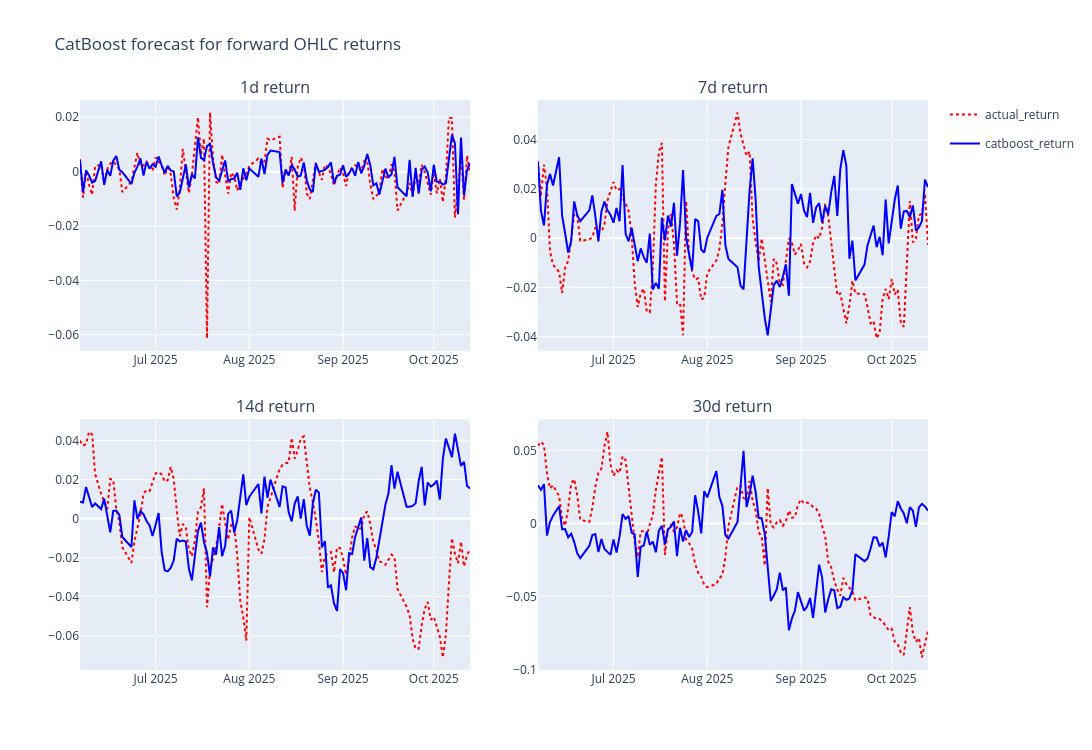

The notebook cell saved with this chart:
### Markdown cell above
# Прогнозирование доходности catboost

### Code cell
from catboost import CatBoostRegressor
import optuna

from sklearn.metrics import mean_absolute_error, mean_squared_error
from sklearn.model_selection import TimeSeriesSplit

try:
    from IPython.display import display
except ImportError:
    def display(obj):
        print(obj)

optuna.logging.set_verbosity(optuna.logging.INFO)


def return_smape(y_true, y_pred, eps=1e-12):
    y_true = np.asarray(y_true, dtype=float)
    y_pred = np.asarray(y_pred, dtype=float)
    denom = np.abs(y_true) + np.abs(y_pred) + eps
    return np.mean(200.0 * np.abs(y_pred - y_true) / denom)


def add_return_metrics(name, y_true, y_pred, df_metrics):
    y_true = np.asarray(y_true, dtype=float)
    y_pred = np.asarray(y_pred, dtype=float)
    df_metrics.loc[name] = [
        mean_squared_error(y_true, y_pred),
        mean_absolute_error(y_true, y_pred),
        return_smape(y_true, y_pred),
    ]


def build_return_dataset(df, horizon, window, lag, split_date):
    df = df.sort_values("begin").reset_index(drop=True).copy()

    X, _, timestamp = make_tsfresh_supervised(
        df,
        time_col="begin",
        target_col="ohlc",
        value_cols=("close", "volume"),
        window=window,
        horizon=horizon,
        lag=lag,
        n_jobs=8,
    )

    forward_return = df["ohlc"].shift(-horizon) / df["ohlc"] - 1.0
    y = pd.Series(
        forward_return.loc[X.index].to_numpy(),
        index=X.index,
        name=f"ohlc_return_t+{horizon}",
    )

    valid_mask = y.notna() & timestamp.notna()
    X = X.loc[valid_mask].copy()
    y = y.loc[valid_mask].copy()
    timestamp = timestamp.loc[valid_mask].copy()

    split_date = pd.Timestamp(split_date)
    split_index = timestamp.index[timestamp == split_date][0]
    split_pos = timestamp.index.get_loc(split_index)

    return {
        "X": X,
        "y": y,
        "timestamp": timestamp,
        "X_train": X.iloc[:split_pos].copy(),
        "X_test": X.iloc[split_pos:].copy(),
        "y_train": y.iloc[:split_pos].copy(),
        "y_test": y.iloc[split_pos:].copy(),
        "ts_train": timestamp.iloc[:split_pos].copy(),
        "ts_test": timestamp.iloc[split_pos:].copy(),
    }


def make_catboost_objective(X_train, y_train, splitter):
    def objective(trial):
        params = {
            "depth": trial.suggest_int("depth", 4, 10),
            "iterations": trial.suggest_int("iterations", 300, 1200),
            "learning_rate": trial.suggest_float("learning_rate", 0.01, 0.2, log=True),
            "l2_leaf_reg": trial.suggest_float("l2_leaf_reg", 1.0, 20.0, log=True),
            "random_strength": trial.suggest_float("random_strength", 0.0, 10.0),
            "bagging_temperature": trial.suggest_float("bagging_temperature", 0.0, 5.0),
            "rsm": trial.suggest_float("rsm", 0.5, 1.0),
            "loss_function": "RMSE",
            "eval_metric": "RMSE",
            "bootstrap_type": "Bayesian",
            "random_seed": 42,
            "thread_count": -1,
            "verbose": False,
            "allow_writing_files": False,
            "od_type": "Iter",
            "od_wait": 50,
        }

        fold_scores = []
        for train_idx, val_idx in splitter.split(X_train):
            X_fold_train = X_train.iloc[train_idx]
            X_fold_val = X_train.iloc[val_idx]
            y_fold_train = y_train.iloc[train_idx]
            y_fold_val = y_train.iloc[val_idx]

            model = CatBoostRegressor(**params)
            model.fit(
                X_fold_train,
                y_fold_train,
                eval_set=(X_fold_val, y_fold_val),
                use_best_model=True,
            )

            y_fold_pred = model.predict(X_fold_val)
            fold_scores.append(mean_squared_error(y_fold_val, y_fold_pred))

        return float(np.mean(fold_scores))

    return objective


sym = "SBER"
df_return_base = series[sym].copy()
df_return_base = df_return_base.tail(
    len(df_return_base) - series[sym].isna().sum().max()
).reset_index(drop=True)

horizon_config = {
    1: (5, 5),
    7: (7, 7),
    14: (14, 14),
    30: (30, 30),
}
split_date = "2025-06-06"
n_trials = 10
tscv_catboost = TimeSeriesSplit(n_splits=5)

catboost_return_datasets = {}
catboost_return_models = {}
catboost_return_predictions = {}
catboost_return_best_params = {}
catboost_return_studies = {}

df_metrics_catboost_return = pd.DataFrame(columns=["MSE", "MAE", "sMAPE"])

fig = make_subplots(
    rows=2,
    cols=2,
    subplot_titles=[f"{horizon}d return" for horizon in horizon_config],
    horizontal_spacing=0.08,
    vertical_spacing=0.12,
)

for plot_idx, (horizon, (window, lag)) in enumerate(horizon_config.items(), start=1):
    dataset = build_return_dataset(
        df_return_base,
        horizon=horizon,
        window=window,
        lag=lag,
        split_date=split_date,
    )
    catboost_return_datasets[horizon] = dataset

    X_train = dataset["X_train"]
    X_test = dataset["X_test"]
    y_train = dataset["y_train"]
    y_test = dataset["y_test"]
    ts_test = dataset["ts_test"]

    print(f"Horizon {horizon}d: total={len(dataset['X'])}, train={len(X_train)}, test={len(X_test)}")
    print(f"Starting Optuna search for {horizon}d horizon with {n_trials} trials...")

    study = optuna.create_study(
        direction="minimize",
        study_name=f"catboost_return_{horizon}d",
        sampler=optuna.samplers.TPESampler(seed=42),
    )
    study.optimize(
        make_catboost_objective(X_train, y_train, tscv_catboost),
        n_trials=n_trials,
        show_progress_bar=True,
    )

    best_params = {
        **study.best_params,
        "loss_function": "RMSE",
        "eval_metric": "RMSE",
        "bootstrap_type": "Bayesian",
        "random_seed": 42,
        "thread_count": -1,
        "verbose": False,
        "allow_writing_files": False,
        "od_type": "Iter",
        "od_wait": 50,
    }

    model = CatBoostRegressor(**best_params)
    model.fit(X_train, y_train)

    y_pred = pd.Series(
        model.predict(X_test),
        index=y_test.index,
        name=f"catboost_return_{horizon}d",
    )

    catboost_return_models[horizon] = model
    catboost_return_predictions[horizon] = y_pred
    catboost_return_studies[horizon] = study
    catboost_return_best_params[horizon] = {
        "best_cv_mse": study.best_value,
        **study.best_params,
    }

    add_return_metrics(
        f"zero_baseline_{horizon}d",
        y_test,
        np.zeros(len(y_test), dtype=float),
        df_metrics_catboost_return,
    )
    add_return_metrics(f"catboost_{horizon}d", y_test, y_pred, df_metrics_catboost_return)

    print(f"Best CV MSE for {horizon}d:", round(study.best_value, 8))
    print("Best params:", study.best_params)

    row = (plot_idx - 1) // 2 + 1
    col = (plot_idx - 1) % 2 + 1

    fig.add_trace(
        go.Scatter(
            x=ts_test,
            y=y_test,
            mode="lines",
            name="actual_return",
            legendgroup="actual_return",
            showlegend=(plot_idx == 1),
            line=dict(color="red", dash="dot"),
        ),
        row=row,
        col=col,
    )

    fig.add_trace(
        go.Scatter(
            x=ts_test,
            y=y_pred,
            mode="lines",
            name="catboost_return",
            legendgroup="catboost_return",
            showlegend=(plot_idx == 1),
            line=dict(color="blue"),
        ),
        row=row,
        col=col,
    )

fig.update_layout(
    width=1100,
    height=750,
    title="CatBoost forecast for forward OHLC returns",
)
fig.show()

catboost_return_best_params_df = pd.DataFrame(catboost_return_best_params).T
display(catboost_return_best_params_df)

df_metrics_catboost_return
